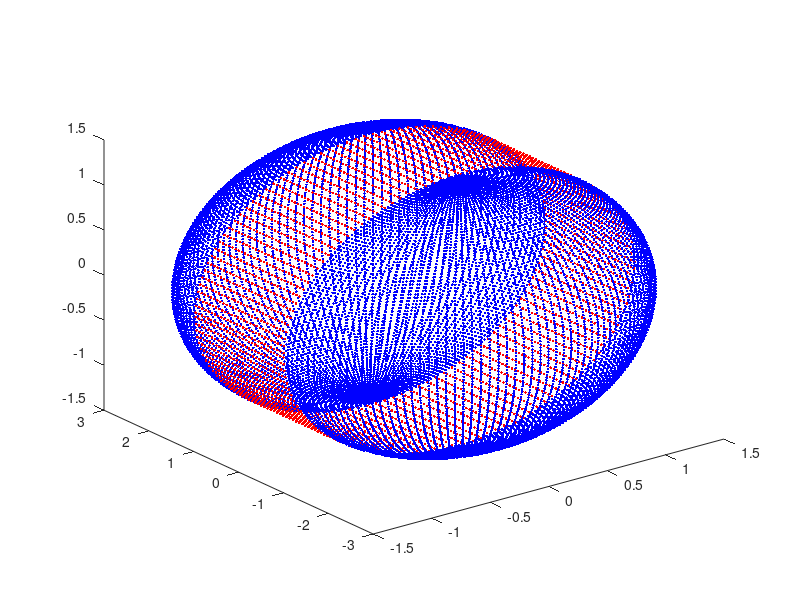

Write MATLAB code to recreate this figure. (Note: this script raises an error after producing the figure.)
clear all; clc; close all
mat = [1;2;3];
rad = -pi:0.05:pi ;
a = -1 : 0.07 :1; 
r = 1.5;
k=1;
for i=1:length(a)
    for j = 1:length(rad)
        mat(:,k) = [r*cos(rad(j)) ;a(i) ; r*sin(rad(j)) ];
        k = k+1;
    end
end


[x,y,z] = sphere(140);

%%
x = reshape( x(:,:) , length(x).^2 ,1 )*1.5  ;
y = reshape( y(:,:) , length(y).^2 ,1 )*2;
z = reshape( z(:,:) , length(z).^2 ,1 )*1.5;

mats = [1;3;3];
k=1;
for i=1:length(x)
    if y(i)>=0 
        mats(:,i) = [x(i) ,  y(i)+1, z(i)]';
    else
        mats(:,i) = [x(i) , y(i)-1, z(i)]';
    end
    
end



plot3( mat(1,:) , mat(2,:) , mat(3,:), '.r'  )

hold on

plot3( mats(1,:) , mats(2,:) , mats(3,:), '.b'  )

out = [mats, mat];

savepcd('ws.pcd', out);




